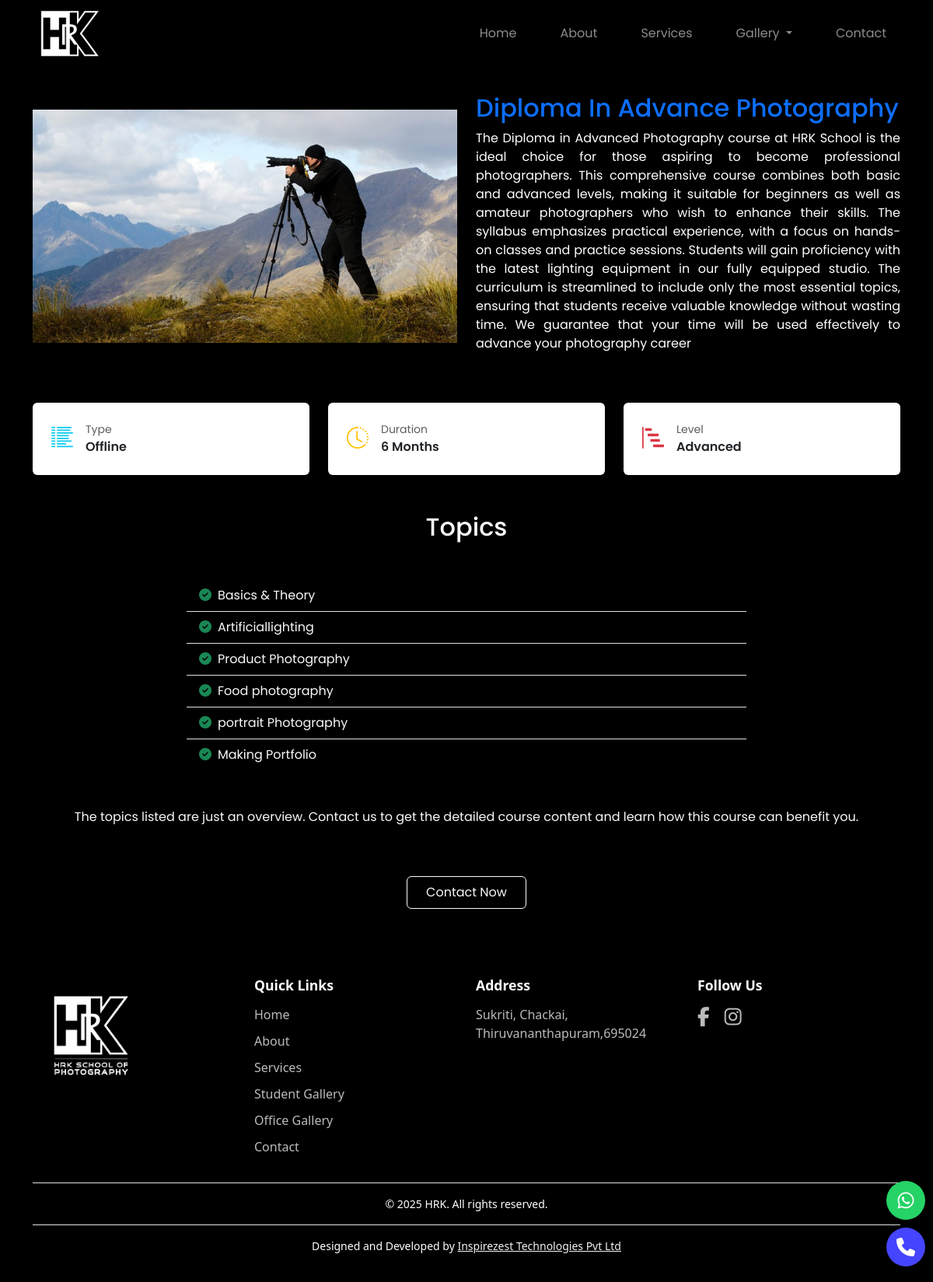
The app's page /services/1/ with its own data.
### app/models.py (models this page shows, shortened)
class Service(models.Model):
    title = models.CharField(max_length=100)
    description = models.TextField()
    image = models.ImageField(upload_to='services/')
    fees=models.CharField(max_length=100)
    type = models.CharField(max_length=50)
    duration = models.CharField(max_length=100)
    level = models.CharField(max_length=50)
    created_at = models.DateTimeField(auto_now_add=True)
    topic1=models.CharField(max_length=100, blank=True, null=True)
    topic2=models.CharField(max_length=100, blank=True, null=True)
    topic3=models.CharField(max_length=100, blank=True, null=True)
    topic4=models.CharField(max_length=100, blank=True, null=True)
    topic5=models.CharField(max_length=100, blank=True, null=True)
    topic6=models.CharField(max_length=100, blank=True, null=True)
    topic7=models.CharField(max_length=100, blank=True, null=True)
    topic8=models.CharField(max_length=100, blank=True, null=True)
    topic9=models.CharField(max_length=100, blank=True, null=True)
    topic10=models.CharField(max_length=100, blank=True, null=True)

### app/views.py (the view)
# urls.py: path('services/<int:id>/', views.Service_details, name='service_details'),
def Service_details(request,id):
    service=Service.objects.get(id=id)
    context = {
        'service': service
    }
    return render(request, 'service_details.html',context)

### app/templates/service_details.html (shortened to what this page needs)
{% extends 'base.html' %}
{% load static %}
{% block content %}
<section class="py-5 bg-black mt-5">
    <div class="container mt-3">
        <div class="row align-items-center mb-5">
            <div class="col-md-6">
                <img src="{{ service.image.url }}" style="width: 100%; height: 300px; object-fit: cover;">
            </div>
            <div class="col-md-6">
                <h2 class="text-primary mt-2">{{ service.title }}</h2>
                <p class="text-white" style="text-align: justify;">{{ service.description }}</p>
            </div>
        </div>
        <div class="row row-cols-1 row-cols-md-2 row-cols-lg-3 g-4">
            <div class="col">
                <div class="d-flex align-items-center bg-white shadow-sm rounded p-4 h-100">
                    <i class="bi bi-list-columns-reverse fs-3 text-info me-3"></i>
                    <div>
                        <div class="small text-muted">Type</div>
                        <div class="fw-semibold">{{ service.type }}</div>
                    </div>
                </div>
            </div>
            <div class="col">
                <div class="d-flex align-items-center bg-white shadow-sm rounded p-4 h-100">
                    <i class="bi bi-clock-history fs-3 text-warning me-3"></i>
                    <div>
                        <div class="small text-muted">Duration</div>
                        <div class="fw-semibold">{{ service.duration }}</div>
                    </div>
                </div>
            </div>
            <div class="col">
                <div class="d-flex align-items-center bg-white shadow-sm rounded p-4 h-100">
                    <i class="bi bi-bar-chart-steps fs-3 text-danger me-3"></i>
                    <div>
                        <div class="small text-muted">Level</div>
                        <div class="fw-semibold">{{ service.level }}</div>
                    </div>
                </div>
            </div>
        </div>
        <h2 class="text-white text-center my-5">Topics</h2>
        <div class="container">
            <div class="row justify-content-center">
                <div class="col-lg-8">
                    <ul class="list-group list-group-flush bg-transparent">
                        {% if service.topic1 %}<li class="list-group-item bg-transparent text-light"><i
                                class="fas fa-check-circle text-success me-2"></i>{{ service.topic1 }}</li>{% endif %}
                        {% if service.topic2 %}<li class="list-group-item bg-transparent text-light"><i
                                class="fas fa-check-circle text-success me-2"></i>{{ service.topic2 }}</li>{% endif %}
                        {% if service.topic3 %}<li class="list-group-item bg-transparent text-light"><i
                                class="fas fa-check-circle text-success me-2"></i>{{ service.topic3 }}</li>{% endif %}
                        {% if service.topic4 %}<li class="list-group-item bg-transparent text-light"><i
                                class="fas fa-check-circle text-success me-2"></i>{{ service.topic4 }}</li>{% endif %}
                        {% if service.topic5 %}<li class="list-group-item bg-transparent text-light"><i
                                class="fas fa-check-circle text-success me-2"></i>{{ service.topic5 }}</li>{% endif %}
                        {% if service.topic6 %}<li class="list-group-item bg-transparent text-light"><i
                                class="fas fa-check-circle text-success me-2"></i>{{ service.topic6 }}</li>{% endif %}
                    </ul>
                </div>
                <p class="text-light d-flex justify-content-center mt-5" style="text-align: justify;">The topics listed are just an overview. Contact us to get the detailed course content and learn how this
            course can benefit you.</p>
            </div>
        </div>
        <div class="mt-5 text-center">
            <a href="tel:+918075918884" class="btn btn-outline-light px-4 py-2">Contact Now</a>
        </div>
    </div>
</section>
{% endblock %}

### app/templates/base.html (shortened to what this page needs)
<!DOCTYPE html>
{% load static %}
<html lang="en">
<head>
    <link href="https://cdn.jsdelivr.net/npm/bootstrap@5.3.6/dist/css/bootstrap.min.css" rel="stylesheet"
>
    <link rel="stylesheet" href="https://cdnjs.cloudflare.com/ajax/libs/font-awesome/6.5.0/css/all.min.css">
    <link href="https://cdn.jsdelivr.net/npm/bootstrap-icons@1.10.5/font/bootstrap-icons.css" rel="stylesheet">
    <link href="https://unpkg.com/aos@2.3.1/dist/aos.css" rel="stylesheet">
</head>
<body>
    <nav class="navbar navbar-expand-lg navbar-dark bg-black fixed-top ">
        <div class="container-fluid">
            <a class="navbar-brand" href="{% url 'home' %}">
                <img src="{% static 'image/logo-head.png' %}" alt="logo" style="height: 60px;">
            </a>
            <div class="collapse navbar-collapse" id="mainNavbar">
                <ul class="navbar-nav ms-auto mb-2 mb-lg-0">
                    <li class="nav-item">
                        <a class="nav-link" href="{% url 'home' %}">Home</a>
                    </li>
                    <li class="nav-item">
                        <a class="nav-link" href="{% url 'about' %}">About</a>
                    </li>
                    <li class="nav-item">
                        <a class="nav-link" href="{% url 'service' %}">Services</a>
                    </li>
                    <li class="nav-item dropdown">
                        <a class="nav-link dropdown-toggle" href="#" id="galleryDropdown" role="button"
                            data-bs-toggle="dropdown" aria-expanded="false">
                            Gallery
                        </a>
                    </li>
                    <li class="nav-item">
                        <a class="nav-link " href="{% url 'contact' %}">Contact</a>
                    </li>
                </ul>
            </div>
        </div>
    </nav>
    <div class="floating-buttons">
        <a href="https://wa.me/918075918884" target="_blank" class="floating-button whatsapp-button">
            <i class="fab fa-whatsapp"></i>
        </a>
        <a href="tel:+918075918884" class="floating-button call-button">
            <i class="fas fa-phone"></i>
        </a>
    </div>
    {%block content%}
    {%endblock%}
    <footer class="footer">
        <div class="container">
            <div class="footer-row row text-center text-md-start">
                <div class="col-md-6 col-lg-3 mb-4">
                    <img src="{% static 'image/logo-footer.png' %}" alt="Logo" class="footer-logo mb-2">
                </div>
                <div class="col-md-6 col-lg-3 mb-4">
                    <h5 class="footer-heading">Quick Links</h5>
                    <ul class="footer-links">
                        <li><a href="{% url 'home' %}">Home</a></li>
                        <li><a href="{% url 'about' %}">About</a></li>
                        <li><a href="{% url 'service' %}">Services</a></li>
                        <li><a href="{% url 'student_gallery' %}">Student Gallery</a></li>
                        <li><a href="{% url 'office_gallery' %}">Office Gallery</a></li>
                        <li><a href="{% url 'contact' %}">Contact</a></li>
                    </ul>
                </div>
                <div class="col-md-6 col-lg-3 mb-4">
                    <h5 class="footer-heading">Address</h5>
                    <ul class="footer-links">
                        <li>Sukriti, Chackai, Thiruvananthapuram,695024</li>
                    </ul>
                </div>
                <div class="col-md-6 col-lg-3 mb-4">
                    <h5 class="footer-heading">Follow Us</h5>
                    <div class="footer-social">
                        <a href="https://www.facebook.com/profile.php?id=100064100317041"><i class="fab fa-facebook-f fa-lg"></i></a>
                        <a href="https://www.instagram.com/hrk_school?igsh=cWxreTN0a2d1c2h0"><i class="fab fa-instagram fa-lg"></i></a>
                    </div>
                </div>
            </div>
            <div class="text-center pt-3 border-top small">
                &copy; 2025 HRK. All rights reserved.
            </div>
            <div class="text-center pt-3 border-top mt-3 small">
                <p>Designed and Developed by <a href="https://inspirezesttechnologies.com" style=" color: #f3f3f3; " >Inspirezest Technologies Pvt Ltd</a></p>
            </div>
        </div>
    </footer>
</body>
</html>

### app/templates/base.html (style rules this page uses)
.nav-link { margin-right: 40px; }
.navbar-brand { margin-left: 40px; }
body { font-family: 'Poppins', sans-serif; }
.footer { background-color: #000; color: #fff; padding: 40px 0 20px; font-family: 'Segoe UI', sans-serif; }
.footer-logo { max-height: 150px; }
.footer-heading { font-size: 1.1rem; font-weight: 600; margin-bottom: 15px; }
.footer-links { list-style: none; padding: 0; margin: 0; }
.footer-links li { margin-bottom: 10px; color: #bbb; }
.footer-links a { color: #bbb; text-decoration: none; transition: color 0.3s; }
.footer-social a { display: inline-block; margin-right: 15px; color: #bbb; font-size: 20px; transition: color 0.3s, transform 0.3s; }
.floating-buttons { position: fixed; bottom: 20px; right: 10px; z-index: 1000; display: flex; flex-direction: column; gap: 10px; }
.floating-button { width: 50px; height: 50px; border-radius: 50%; display: flex; align-items: center; justify-content: center; color: white; text-decoration: none; box-shadow: 0 4px 8px rgba(0, 0, 0, 0.3); transition: transform 0.3s ease; }
.call-button { background-color: rgb(69, 69, 255); }
.whatsapp-button { background-color: #25D366; }
.floating-button i { font-size: 24px; }

### records on screen
Service: image (picture), title "Diploma In Advance Photography", description "The Diploma in Advanced Photography course at HRK School is the ideal choice for those aspiring to become professional photographers. This comprehensive course combines both basic and advanced levels, making it suitable for beginners as well as amateur photographers who wish to enhance their skills. The syllabus emphasizes practical experience, with a focus on hands-on classes and practice sessions. Students will gain proficiency with the latest lighting equipment in our fully equipped studio. The curriculum is streamlined to include only the most essential topics, ensuring that students receive valuable knowledge without wasting time. We guarantee that your time will be used effectively to…", type "Offline", duration "6 Months", level "Advanced", topic1 "Basics & Theory", topic2 "Artificiallighting", topic3 "Product Photography", topic4 "Food photography", topic5 "portrait Photography", topic6 "Making Portfolio"
